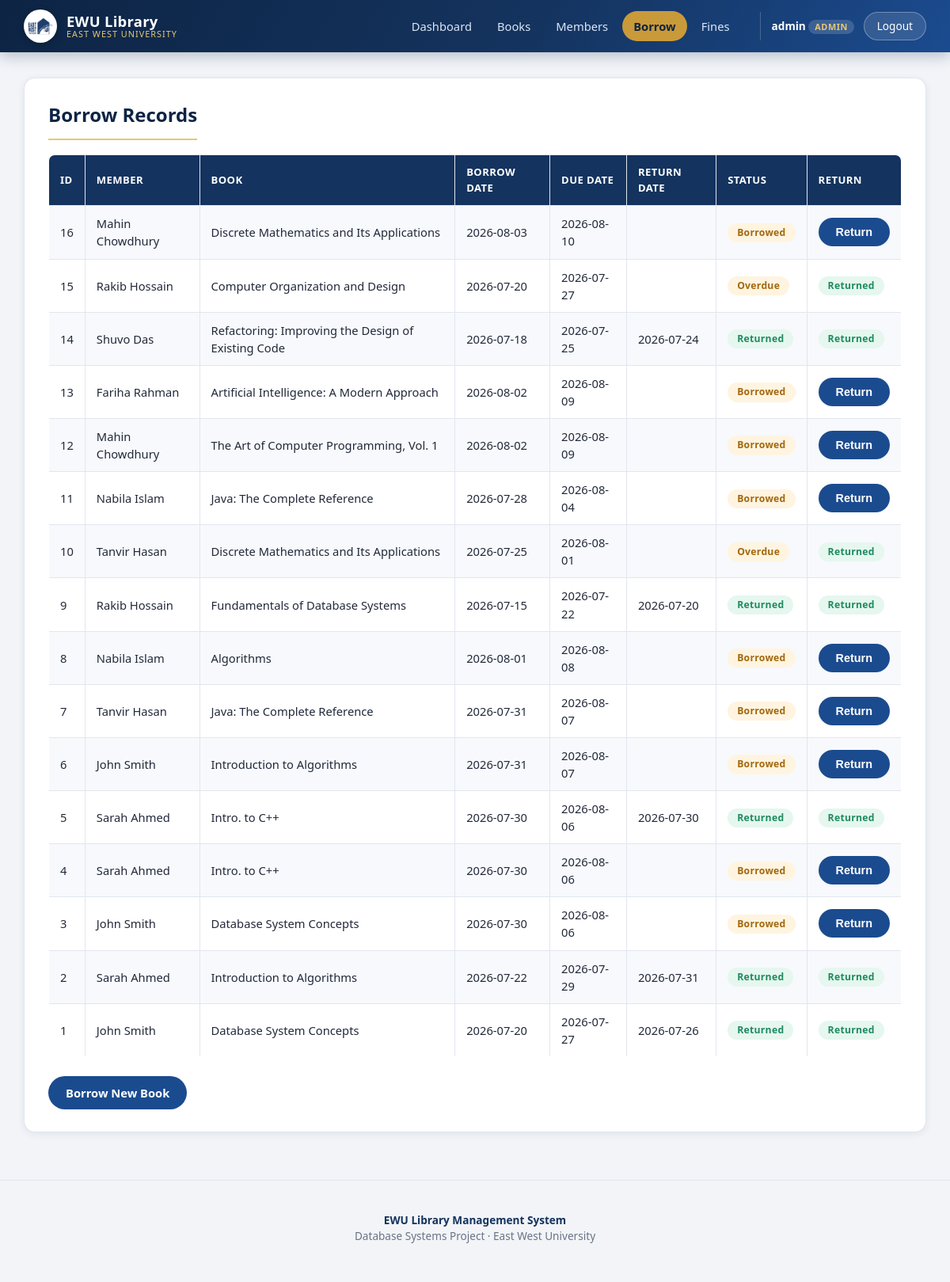
Page /view_borrows.php (signed in) on the committed database.
### tables this page shows
CREATE TABLE `borrows` (
  `borrow_id` int(11) NOT NULL AUTO_INCREMENT,
  `member_id` int(11) NOT NULL,
  `book_id` int(11) NOT NULL,
  `borrow_date` date NOT NULL,
  `due_date` date NOT NULL,
  `return_date` date DEFAULT NULL,
  `status` enum('Borrowed','Returned','Overdue') DEFAULT 'Borrowed',
  PRIMARY KEY (`borrow_id`),
  KEY `member_id` (`member_id`),
  KEY `book_id` (`book_id`),
  CONSTRAINT `borrows_ibfk_1` FOREIGN KEY (`member_id`) REFERENCES `members` (`member_id`),
  CONSTRAINT `borrows_ibfk_2` FOREIGN KEY (`book_id`) REFERENCES `books` (`book_id`)
);

CREATE TABLE `members` (
  `member_id` int(11) NOT NULL AUTO_INCREMENT,
  `user_id` int(11) NOT NULL,
  `student_id` varchar(20) NOT NULL,
  `full_name` varchar(100) NOT NULL,
  `phone` varchar(20) DEFAULT NULL,
  `department` varchar(50) DEFAULT NULL,
  PRIMARY KEY (`member_id`),
  UNIQUE KEY `user_id` (`user_id`),
  UNIQUE KEY `student_id` (`student_id`),
  CONSTRAINT `members_ibfk_1` FOREIGN KEY (`user_id`) REFERENCES `users` (`user_id`) ON DELETE CASCADE
);

CREATE TABLE `books` (
  `book_id` int(11) NOT NULL AUTO_INCREMENT,
  `title` varchar(200) NOT NULL,
  `isbn` varchar(30) DEFAULT NULL,
  `publication_year` year(4) DEFAULT NULL,
  `edition` varchar(20) DEFAULT NULL,
  `total_copies` int(11) DEFAULT 1,
  `available_copies` int(11) DEFAULT 1,
  `shelf_no` varchar(20) DEFAULT NULL,
  `author_id` int(11) NOT NULL,
  `category_id` int(11) NOT NULL,
  `publisher_id` int(11) NOT NULL,
  PRIMARY KEY (`book_id`),
  UNIQUE KEY `isbn` (`isbn`),
  KEY `author_id` (`author_id`),
  KEY `category_id` (`category_id`),
  KEY `publisher_id` (`publisher_id`),
  CONSTRAINT `books_ibfk_1` FOREIGN KEY (`author_id`) REFERENCES `authors` (`author_id`),
  CONSTRAINT `books_ibfk_2` FOREIGN KEY (`category_id`) REFERENCES `categories` (`category_id`),
  CONSTRAINT `books_ibfk_3` FOREIGN KEY (`publisher_id`) REFERENCES `publishers` (`publisher_id`)
);

### includes/auth.php (called while the page is built, shortened)
<?php
function is_admin(): bool {
    return ($_SESSION['role'] ?? '') === 'Admin';
}

### includes/functions.php (called while the page is built)
<?php
function h($value): string {
    return htmlspecialchars((string)($value ?? ''), ENT_QUOTES, 'UTF-8');
}

### view_borrows.php (the view, shortened to what this page needs)
<?php
require_once __DIR__ . '/includes/auth.php';
require_once __DIR__ . '/includes/functions.php';
require_once __DIR__ . '/includes/db_connect.php';
if (is_admin()) {
    $sql = "SELECT borrows.borrow_id, members.full_name, books.title, borrows.borrow_date,
                   borrows.due_date, borrows.return_date, borrows.status
            FROM borrows
            INNER JOIN members ON borrows.member_id = members.member_id
            INNER JOIN books ON borrows.book_id = books.book_id
            ORDER BY borrows.borrow_id DESC";
    $result = $conn->query($sql);
}
include 'header.php';
?>
<div class="card">
<h2>Borrow Records</h2>
<div class="table-wrap">
<table>
<tr>
<th>ID</th><th>Member</th><th>Book</th><th>Borrow Date</th><th>Due Date</th><th>Return Date</th><th>Status</th>
<?php if (is_admin()): ?><th>Return</th><?php endif; ?>
</tr>
<?php while ($row = $result->fetch_assoc()): ?>
<tr>
<td><?php echo (int)$row['borrow_id']; ?></td>
<td><?php echo h($row['full_name']); ?></td>
<td><?php echo h($row['title']); ?></td>
<td><?php echo h($row['borrow_date']); ?></td>
<td><?php echo h($row['due_date']); ?></td>
<td><?php echo h($row['return_date']); ?></td>
<td><span class="badge <?php echo $row['status'] === 'Returned' ? 'badge-ok' : 'badge-warn'; ?>"><?php echo h($row['status']); ?></span></td>
<?php if (is_admin()): ?>
<td>
<?php if ($row['status'] === 'Borrowed'): ?>
  <form method="POST" action="return_book.php" onsubmit="return confirm('Mark this book as returned?');" style="display:inline;">
    <button type="submit" class="btn-sm">Return</button>
  </form>
<?php else: ?>
  <span class="badge badge-ok">Returned</span>
<?php endif; ?>
</td>
<?php endif; ?>
</tr>
<?php endwhile; ?>
</table>
</div>
<br>
<?php if (is_admin()): ?>
<a class="btn btn-primary" href="borrow_book.php">Borrow New Book</a>
<?php endif; ?>
</div>
<?php include 'footer.php'; ?>

### assets/css/style.css (style rules this page uses)
:root { --navy-dark: #0d2444; --navy: #14335e; --navy-mid: #1b4b8f; --blue: #2563a8; --blue-light: #4f8fd6; --gold: #c99a3a; --gold-light: #e6c876; --bg: #f2f4f8; --card-bg: #ffffff; --border: #e1e6ee; --text: #22293a; --text-muted: #6b7385; --success: #1e8a5f; --success-bg: #e5f7ef; --danger: #c93b3b; --danger-bg: #fdecec; --radius: 14px; --radius-sm: 8px; --shadow: 0 10px 30px -12px rgba(13, 36, 68, 0.25); --shadow-sm: 0 2px 10px rgba(13, 36, 68, 0.08); }
* { box-sizing: border-box; }
html, body { margin: 0; padding: 0; background: var(--bg); color: var(--text); font-family: 'Segoe UI', 'Poppins', Roboto, Arial, sans-serif; line-height: 1.5; }
a { color: var(--blue); text-decoration: none; }
h1, h2, h3 { color: var(--navy-dark); margin-top: 0; }
.card { background: var(--card-bg); border: 1px solid var(--border); border-radius: var(--radius); box-shadow: var(--shadow-sm); padding: 28px 30px; margin-bottom: 24px; }
.card h2 { margin-bottom: 18px; padding-bottom: 12px; border-bottom: 2px solid var(--gold-light); display: inline-block; }
.btn { display: inline-block; padding: 10px 22px; border-radius: 24px; font-size: 0.92rem; font-weight: 600; border: none; cursor: pointer; text-decoration: none !important; transition: transform 0.12s ease, box-shadow 0.12s ease, background 0.15s ease; }
.btn-primary { background: var(--navy-mid); color: #fff !important; }
.btn-sm { padding: 6px 14px; font-size: 0.8rem; border-radius: 16px; }
input[type="submit"], button[type="submit"], button { background: var(--navy-mid); color: #fff; border: none; padding: 10px 22px; border-radius: 24px; font-size: 0.9rem; font-weight: 600; cursor: pointer; transition: background 0.15s ease, transform 0.12s ease; }
form { max-width: 560px; }
table { width: 100%; border-collapse: collapse; background: var(--card-bg); border-radius: var(--radius-sm); overflow: hidden; font-size: 0.92rem; }
table, table th, table td { border: 1px solid var(--border) !important; }
table th { background: var(--navy); color: #fff; text-align: left; padding: 12px 14px; font-weight: 600; font-size: 0.82rem; text-transform: uppercase; letter-spacing: 0.4px; }
table td { padding: 11px 14px; color: var(--text); }
table tr:nth-child(even) td { background: #f7f9fc; }
.table-wrap { overflow-x: auto; border-radius: var(--radius-sm); }
.badge { display: inline-block; padding: 3px 12px; border-radius: 20px; font-size: 0.76rem; font-weight: 700; letter-spacing: 0.3px; }
.badge-ok { background: var(--success-bg); color: var(--success); }
.badge-warn { background: #fff4e0; color: #a2680d; }

### rows in the picture
borrows: borrow_id "16", member.full_name "Mahin Chowdhury", book.title "Discrete Mathematics and Its Applications", borrow_date "2026-08-03", due_date "2026-08-10", status "Borrowed"
borrows: borrow_id "15", member.full_name "Rakib Hossain", book.title "Computer Organization and Design", borrow_date "2026-07-20", due_date "2026-07-27", status "Overdue", shows "Returned"
borrows: borrow_id "14", member.full_name "Shuvo Das", book.title "Refactoring: Improving the Design of Existing Code", borrow_date "2026-07-18", due_date "2026-07-25", return_date "2026-07-24", status "Returned"
borrows: borrow_id "13", member.full_name "Fariha Rahman", book.title "Artificial Intelligence: A Modern Approach", borrow_date "2026-08-02", due_date "2026-08-09", status "Borrowed"
borrows: borrow_id "12", member.full_name "Mahin Chowdhury", book.title "The Art of Computer Programming, Vol. 1", borrow_date "2026-08-02", due_date "2026-08-09", status "Borrowed"
borrows: borrow_id "11", member.full_name "Nabila Islam", book.title "Java: The Complete Reference", borrow_date "2026-07-28", due_date "2026-08-04", status "Borrowed"
borrows: borrow_id "10", member.full_name "Tanvir Hasan", book.title "Discrete Mathematics and Its Applications", borrow_date "2026-07-25", due_date "2026-08-01", status "Overdue", shows "Returned"
borrows: borrow_id "9", member.full_name "Rakib Hossain", book.title "Fundamentals of Database Systems", borrow_date "2026-07-15", due_date "2026-07-22", return_date "2026-07-20", status "Returned"
borrows: borrow_id "8", member.full_name "Nabila Islam", book.title "Algorithms", borrow_date "2026-08-01", due_date "2026-08-08", status "Borrowed"
borrows: borrow_id "7", member.full_name "Tanvir Hasan", book.title "Java: The Complete Reference", borrow_date "2026-07-31", due_date "2026-08-07", status "Borrowed"
borrows: borrow_id "6", member.full_name "John Smith", book.title "Introduction to Algorithms", borrow_date "2026-07-31", due_date "2026-08-07", status "Borrowed"
borrows: borrow_id "5", member.full_name "Sarah Ahmed", book.title "Intro. to C++", borrow_date "2026-07-30", due_date "2026-08-06", return_date "2026-07-30", status "Returned"
borrows: borrow_id "4", member.full_name "Sarah Ahmed", book.title "Intro. to C++", borrow_date "2026-07-30", due_date "2026-08-06", status "Borrowed"
borrows: borrow_id "3", member.full_name "John Smith", book.title "Database System Concepts", borrow_date "2026-07-30", due_date "2026-08-06", status "Borrowed"
borrows: borrow_id "2", member.full_name "Sarah Ahmed", book.title "Introduction to Algorithms", borrow_date "2026-07-22", due_date "2026-07-29", return_date "2026-07-31", status "Returned"
borrows: borrow_id "1", member.full_name "John Smith", book.title "Database System Concepts", borrow_date "2026-07-20", due_date "2026-07-27", return_date "2026-07-26", status "Returned"

### other values in the picture
$_SESSION['username'] "admin"
$_SESSION['role'] "ADMIN"
